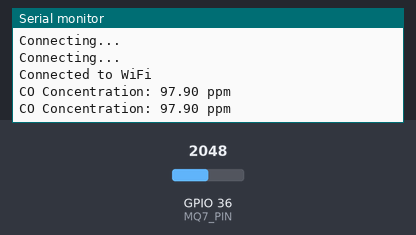
Recording of a sketch running on a simulated ESP32. Shown: the last lines printed to the serial monitor. The inputs (shaded band) are chosen by the test bench; at power-on: GPIO 36 (MQ7_PIN) = 2048. WiFi joins after 1.5 s; servers stay silent unless stated.

Above: at 3.8 s.
3.9 s: GPIO 36 (MQ7_PIN) set to 2866
At 4.4 s:
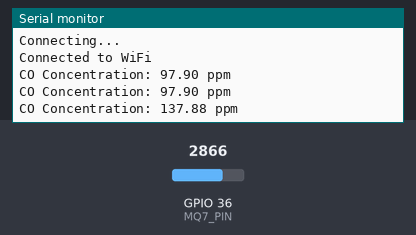
5.4 s: GPIO 36 (MQ7_PIN) set to 3603
At 6.8 s:
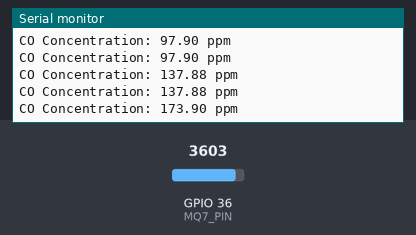
Timing chart, 0 to 8.4 s (numbered marks = the images above; inputs shaded):
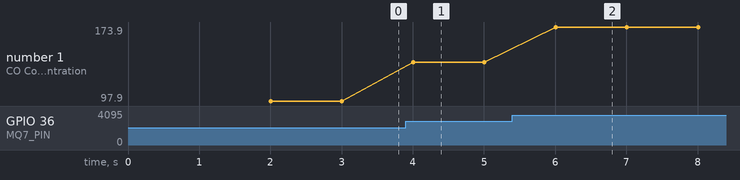

Measured:
- after the input at 3.9 s, the serial monitor: prints a new line after 0.11 s (image 1)
- after the input at 5.4 s, the serial monitor: prints a new line after 0.61 s (image 2)
- plotted number 1: 97.9 → 137.88 after the input at 3.9 s, 137.88 → 173.9 after the input at 5.4 s

The sketch:

mq7.ino
```cpp
#include <WiFi.h>
#include <ThingSpeak.h>

#define WIFI_SSID "prodigy"
#define WIFI_PASSWORD "pritish3004"
#define TS_CHANNEL_ID 2091501
#define TS_API_KEY "0B20YOJSL9PBCS2G"

#define MQ7_PIN A0 // Analog pin for MQ-7 sensor

WiFiClient client;
unsigned long channelUpdateInterval = 15 * 1000; // 30 seconds
unsigned long lastChannelUpdate = 0;

void setup() {
  Serial.begin(115200);
  WiFi.begin(WIFI_SSID, WIFI_PASSWORD);
  ThingSpeak.begin(client);
}

void loop() {
  if (WiFi.status() != WL_CONNECTED) {
    Serial.println("Connecting to WiFi...");
    WiFi.begin(WIFI_SSID, WIFI_PASSWORD);
    while (WiFi.status() != WL_CONNECTED) {
      delay(1000);
      Serial.println("Connecting...");
    }
    Serial.println("Connected to WiFi");
  }

  float sensorValue = analogRead(MQ7_PIN);
  float voltage = sensorValue * (5.0 / 1023.0); // Convert analog reading to voltage
  float co = (voltage - 0.22) / 0.1; // Convert voltage to CO concentration

  Serial.print("CO Concentration: ");
  Serial.print(co);
  Serial.println(" ppm");

  // Update ThingSpeak channel every 30 seconds
  if (millis() - lastChannelUpdate >= channelUpdateInterval) {
    ThingSpeak.setField(4, co);
    int status = ThingSpeak.writeFields(TS_CHANNEL_ID, TS_API_KEY);
    if (status == 200) {
      Serial.println("Channel update successful");
    } else {
      Serial.println("Error updating channel");
    }
    lastChannelUpdate = millis();
  }

  delay(1000);
}
```
